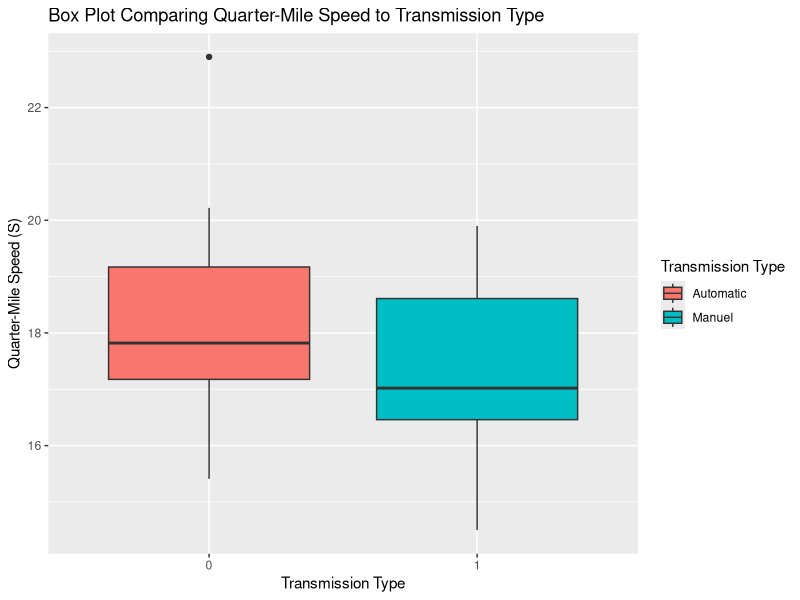
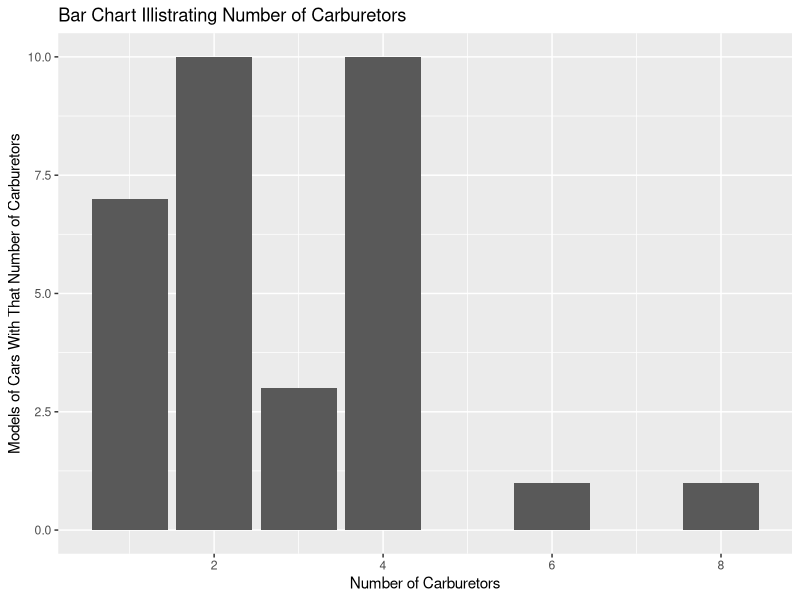
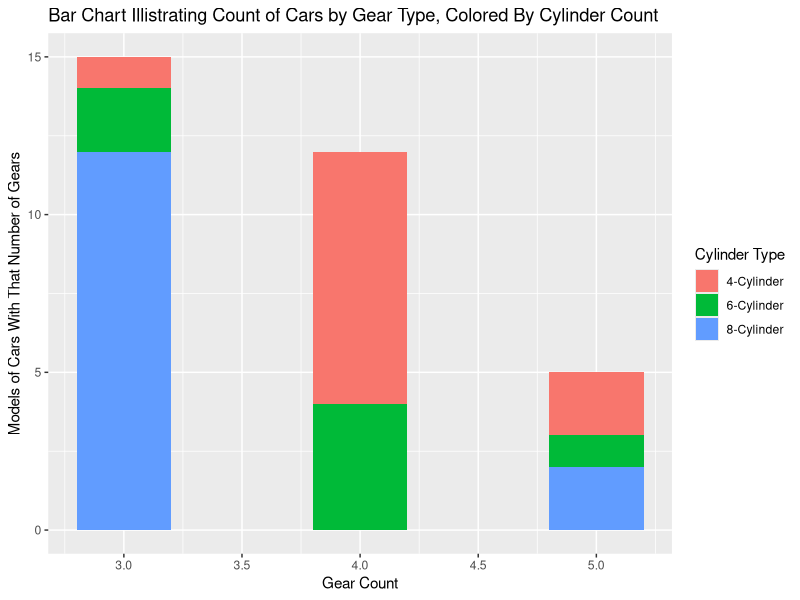
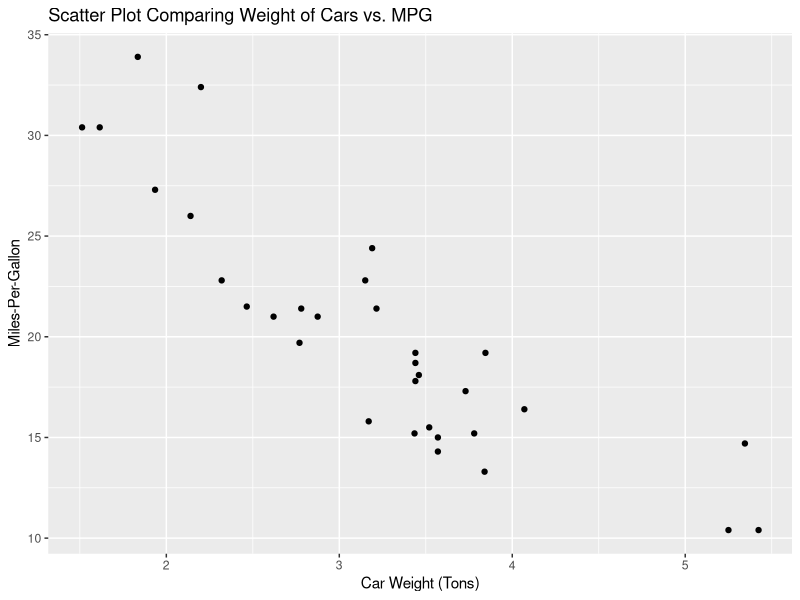
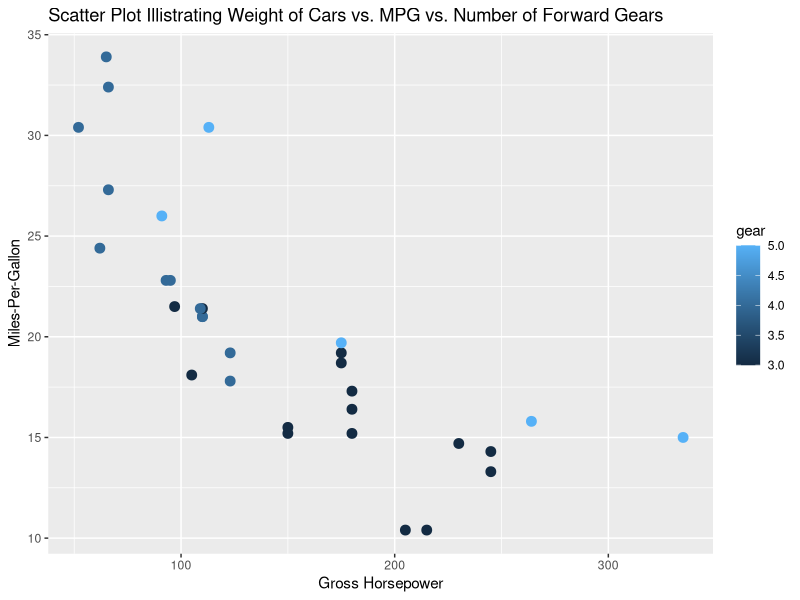

Reproduce these figures in R, in order.
library(ggplot2)

# Getting MTCars
data("mtcars")

# Create a box plot using ggplot2 showing the range of values of 1/4 mile time (qsec) for each
# transmission type (am, 0 = automatic, 1 = manual) from the mtcars data set.
mtcars$am = as.factor(mtcars$am)
ggplot(mtcars, aes(y=mtcars$qsec, x=mtcars$am, fill=mtcars$am)) + 
  geom_boxplot() + 
  labs(title= "Box Plot Comparing Quarter-Mile Speed to Transmission Type",
  y = "Quarter-Mile Speed (S)", x = "Transmission Type") + 
  labs(fill = "Transmission Type") + 
  scale_fill_discrete(labels = c("Automatic", "Manuel")) 

# Create a bar graph using ggplot2 that shows the number of each carb type in mtcars.
ggplot(mtcars, aes(x=mtcars$carb)) + 
  geom_bar() +
  labs(title = "Bar Chart Illistrating Number of Carburetors", 
      x = "Number of Carburetors",
      y = "Models of Cars With That Number of Carburetors")

# Next show one stacked bar graph using ggplot2 of the number of each gear type and how they
# are further divided out by cyl. (Each cylinder type should have its own stacked bar graph.)
ggplot(mtcars) +
  geom_bar(aes(x = mtcars$gear, fill=factor(cyl)), width=0.4) +
  labs(title = "Bar Chart Illistrating Count of Cars by Gear Type, Colored By Cylinder Count", 
       x = "Gear Count",
       y = "Models of Cars With That Number of Gears") +
  scale_fill_discrete(labels = c("4-Cylinder", "6-Cylinder", "8-Cylinder")) +
  labs(fill = "Cylinder Type")  
  
# Create a scatter plot using ggplot2 showing the relationship between wt and mpg.
ggplot(mtcars, aes(x = mtcars$wt, y=mtcars$mpg)) +
  geom_point() +
  labs(title = "Scatter Plot Comparing Weight of Cars vs. MPG ", 
       x = "Car Weight (Tons)",
       y = "Miles-Per-Gallon") 

# Design a visualization of your choice that I have not included using ggplot2 using the data in
# mtcars, and then write a brief summary about why you chose that visualization and what it
# shows the reader.

# X    = HP
# Y    = MPG
# Size = Gear
ggplot(mtcars, aes(x = mtcars$hp, y=mtcars$mpg)) +
  geom_point(aes(color=gear), size = 3) +
  labs(title = "Scatter Plot Illistrating Weight of Cars vs. MPG vs. Number of Forward Gears", 
       x = "Gross Horsepower",
       y = "Miles-Per-Gallon")


  
  
